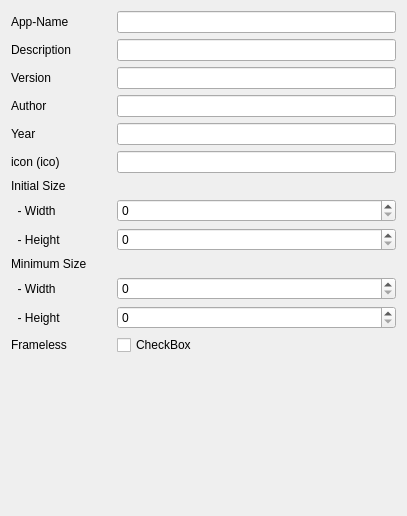
             <widget class="QWidget" name="page_8">
              <property name="geometry">
               <rect>
                <x>0</x>
                <y>0</y>
                <width>407</width>
                <height>516</height>
               </rect>
              </property>
              <property name="styleSheet">
               <string notr="true"/>
              </property>
              <attribute name="label">
               <string>Window</string>
              </attribute>
              <layout class="QFormLayout" name="formLayout_2">
               <item row="0" column="0">
                <widget class="QLabel" name="label">
                 <property name="minimumSize">
                  <size>
                   <width>100</width>
                   <height>0</height>
                  </size>
                 </property>
                 <property name="text">
                  <string>App-Name</string>
                 </property>
                </widget>
               </item>
               <item row="0" column="1">
                <widget class="QLineEdit" name="builder__window__app_name"/>
               </item>
               <item row="1" column="0">
                <widget class="QLabel" name="label_8">
                 <property name="text">
                  <string>Description</string>
                 </property>
                </widget>
               </item>
               <item row="1" column="1">
                <widget class="QLineEdit" name="builder__window__description"/>
               </item>
               <item row="2" column="0">
                <widget class="QLabel" name="label_2">
                 <property name="text">
                  <string>Version</string>
                 </property>
                </widget>
               </item>
               <item row="2" column="1">
                <widget class="QLineEdit" name="builder__window__version"/>
               </item>
               <item row="3" column="0">
                <widget class="QLabel" name="label_3">
                 <property name="text">
                  <string>Author</string>
                 </property>
                </widget>
               </item>
               <item row="3" column="1">
                <widget class="QLineEdit" name="builder__window__author"/>
               </item>
               <item row="4" column="0">
                <widget class="QLabel" name="label_4">
                 <property name="text">
                  <string>Year</string>
                 </property>
                </widget>
               </item>
               <item row="4" column="1">
                <widget class="QLineEdit" name="builder__window__year"/>
               </item>
               <item row="5" column="0">
                <widget class="QLabel" name="label_5">
                 <property name="text">
                  <string>icon (ico)</string>
                 </property>
                </widget>
               </item>
               <item row="5" column="1">
                <widget class="QLineEdit" name="builder__window__icon"/>
               </item>
               <item row="6" column="0" colspan="2">
                <widget class="QLabel" name="label_7">
                 <property name="text">
                  <string>Initial Size</string>
                 </property>
                </widget>
               </item>
               <item row="7" column="0">
                <widget class="QLabel" name="label_47">
                 <property name="text">
                  <string>  - Width</string>
                 </property>
                </widget>
               </item>
               <item row="7" column="1">
                <widget class="QSpinBox" name="builder__window__initial_width"/>
               </item>
               <item row="8" column="0">
                <widget class="QLabel" name="label_48">
                 <property name="text">
                  <string>  - Height</string>
                 </property>
                </widget>
               </item>
               <item row="8" column="1">
                <widget class="QSpinBox" name="builder__window__initial_height"/>
               </item>
               <item row="9" column="0" colspan="2">
                <widget class="QLabel" name="label_6">
                 <property name="text">
                  <string>Minimum Size</string>
                 </property>
                </widget>
               </item>
               <item row="10" column="0">
                <widget class="QLabel" name="label_49">
                 <property name="text">
                  <string>  - Width</string>
                 </property>
                </widget>
               </item>
               <item row="10" column="1">
                <widget class="QSpinBox" name="builder__window__minimum_width"/>
               </item>
               <item row="11" column="0">
                <widget class="QLabel" name="label_50">
                 <property name="text">
                  <string>  - Height</string>
                 </property>
                </widget>
               </item>
               <item row="11" column="1">
                <widget class="QSpinBox" name="builder__window__minimum_height"/>
               </item>
               <item row="12" column="0">
                <widget class="QLabel" name="label_129">
                 <property name="text">
                  <string>Frameless</string>
                 </property>
                </widget>
               </item>
               <item row="12" column="1">
                <widget class="AnimatedCheck" name="builder__window__frameless">
                 <property name="text">
                  <string>CheckBox</string>
                 </property>
                </widget>
               </item>
              </layout>
             </widget>
